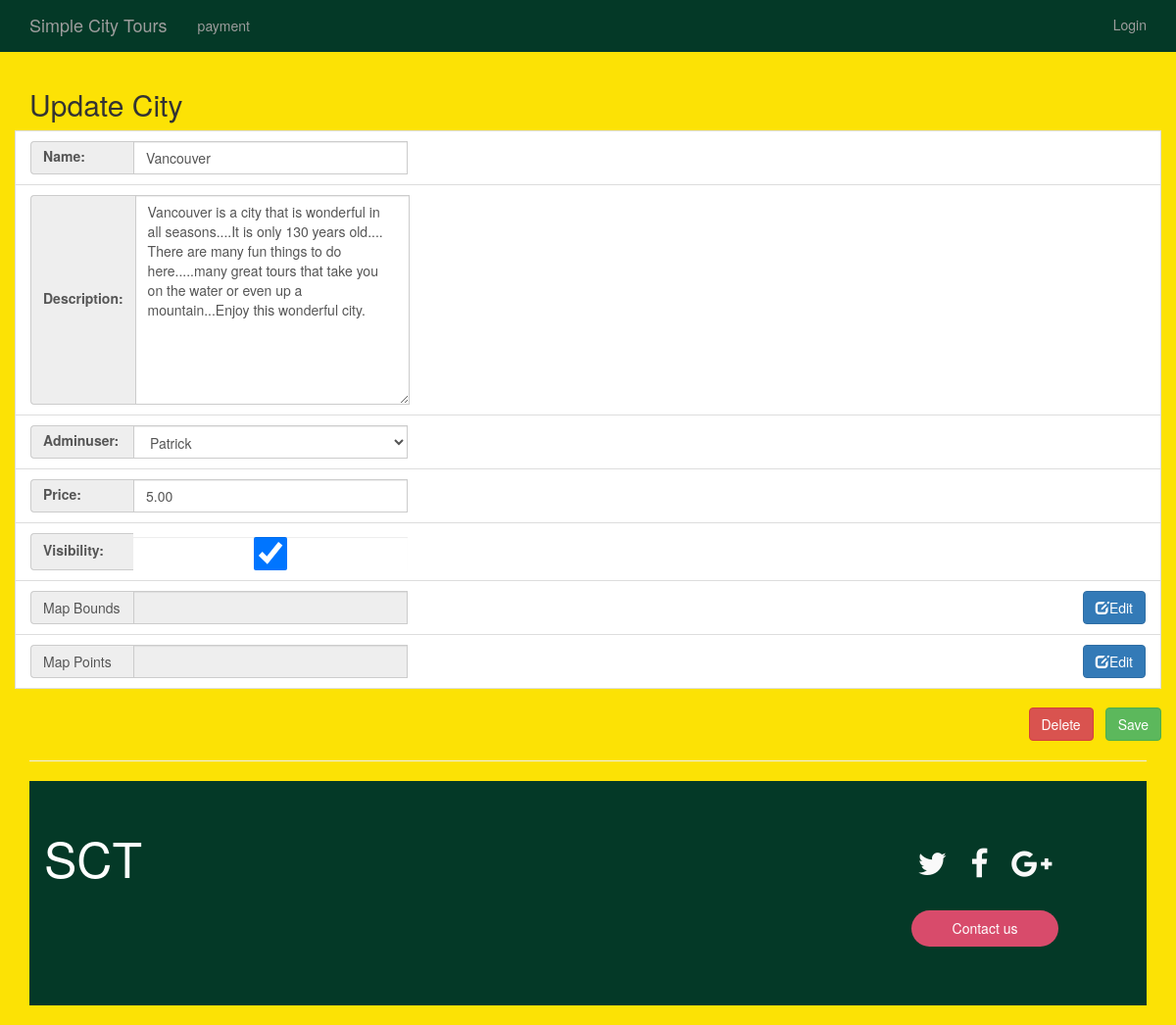
Page /cityUpdateAdmin/23/ on the committed database.
### app/models.py (models this page shows, shortened)
class Location(models.Model):
    name = models.CharField(max_length=255,null=True)
    created = models.DateTimeField(auto_now_add=True, editable=False, null=True)
    last_updated = models.DateTimeField(auto_now=True, editable=False, null=True)
    adminuser = models.ForeignKey(User, on_delete=models.PROTECT)
    lat = models.DecimalField(decimal_places=19, max_digits=23,null=True)
    lng = models.DecimalField(decimal_places=19, max_digits=23,null=True)
    price = models.DecimalField(decimal_places=2, max_digits=12,null=True)
    visibility = models.BooleanField(default=True)
    description = models.CharField(max_length=1000,null=True)
    polygon = models.OneToOneField(Polygon, models.CASCADE ,null=True)
    zoom = models.IntegerField(null=True)
    users = models.ManyToManyField(User, related_name='customers')

### app/views.py (the view)
# urls.py: url(r'^cityUpdateAdmin/(?P<pk>[0-9]+)/$', app.views.cityUpdateAdmin.as_view(), name='cityUpdateAdmin'),
class cityUpdateAdmin(UpdateView):
   model = Location
   form_class = modelform_factory(Location,
   widgets={
       "name": TextInput({
       'class': 'form-control','placeholder': 'city'
       }),
       "description": Textarea({
       'class': 'form-control','placeholder': 'description'
       }),
       "adminuser": Select({
       'class': 'form-control',
       }),
       "price": NumberInput({
       'class': 'form-control',
       }),
       "visibility": CheckboxInput({
       'class': 'form-control'
       }),},
   fields=('name', 'description', 'adminuser', 'price', 'visibility','id'))
   template_name = 'app/mapEditForm.html'
   def get_pk(self):
        pk= self.kwargs['pk']
        return pk

### app/templates/app/mapEditForm.html (shortened to what this page needs)
{% extends "app/layout.html" %}
{% block content %}
<h2>Update City</h2>
<div class="row">
     <form class="form-horizontal" action="" method="post">
         <ul class="list-group">
             {% include 'app/city-form-template.html' %}
             <li class="list-group-item">
                    <div class="input-group">
                        <span class="input-group-addon">Map Bounds</span>
                        <input id="mapBounds" type="text" class="form-control pull-left" name="mapBounds" disabled>
                        <span class="input-group-btn">
                            <a href="{% url 'cityPolygonUpdate' view.get_pk %}"><span class="btn btn-primary editBut" id="polyEdit"><span class="glyphicon glyphicon-edit"></span>Edit</span></a>
                        </span>
                    </div>
                </li>
                <li class="list-group-item">
                    <div class="input-group">
                        <span class="input-group-addon">Map Points</span>
                        <input id="mapPoints" type="text" class="form-control pull-left" name="mapPoints" disabled>
                        <span class="input-group-btn">
                            <a href="{% url 'cityPointsUpdate' view.get_pk %}"><span class="btn btn-primary editBut" id="pointsEdit"><span class="glyphicon glyphicon-edit"></span>Edit</span></a>
                        </span>
                    </div>
                </li>
             <li>
                 <button type="submit" class="btn btn-success pull-right" style="margin-top: 20px">Save</button>
             </li>
         </ul>
     </form>
     <form action="{% url 'cityDelete' view.get_pk %}" method="post">
        <div class="form-group">
            <button type="submit" style="margin-right: 12px" class="btn btn-danger pull-right">Delete</button>
        </div>
    </form>
</div>
{% endblock %}

### app/templates/app/city-form-template.html (shortened to what this page needs)
{% for field in form %}
    <li class="list-group-item">
            <div class="input-group">
                <span class="input-group-addon">{{field.label_tag}}</span>
                <div>{{field}}</div>
            </div>
    </li>
{% endfor %}

### app/static/app/content/site.css (style rules this page uses)
body { padding-top: 50px; padding-bottom: 20px; }
input, select, textarea { max-width: 280px; }

### app/static/app/css/style.css (style rules this page uses)
body { background-color: #FCE205 !important; }
.editBut { background-color: #3379b8; font-size: 20px; margin-bottom: 5px; border-radius: 10%; padding: 3%; }
ul li { display: inline; }
.input-group-addon { min-width: 105px !important; text-align: left !important; }

### rows in the picture
Location: form "Vancouver" "Vancouver is a city that is wonderful in all seasons....It is only 130 years old.... There are many fun things to do here.....many great tours that take you on the water or even up a mountain...Enjoy this wonderful city." "Patrick" "5.00" "☑"

### other values in the picture
{{ field.label_tag }} "Name:" "Description:" "Adminuser:" "Price:" "Visibility:"
